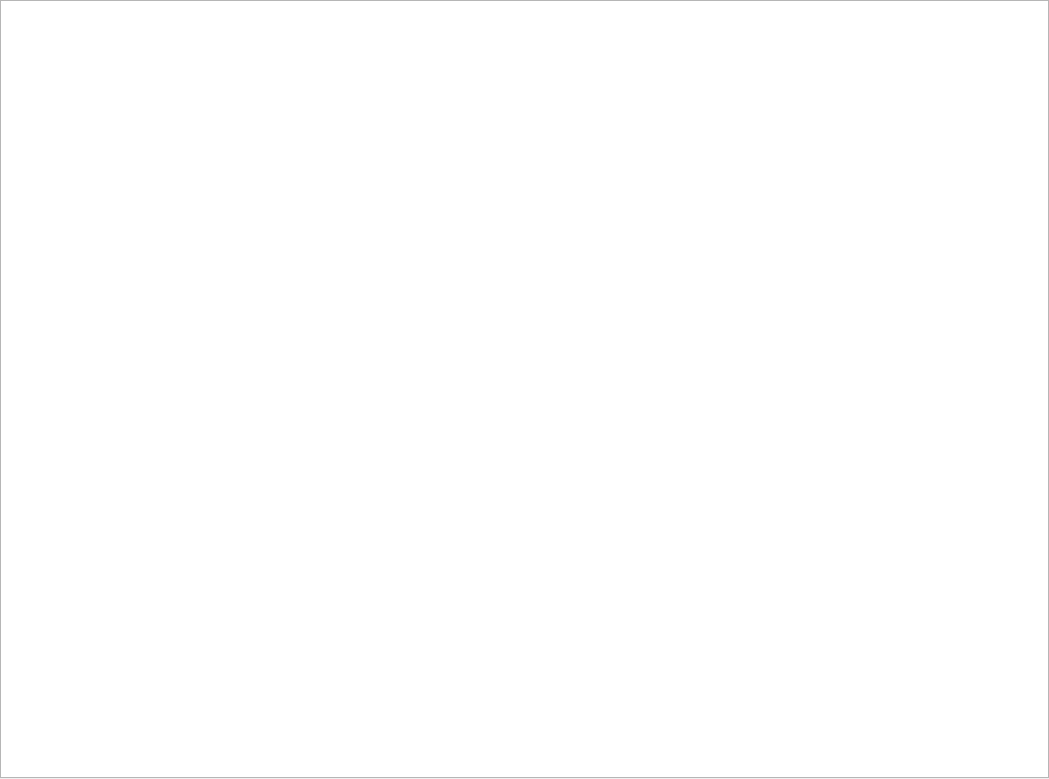
<?xml version="1.0" encoding="UTF-8"?>
<ui version="4.0">
 <class>Mainwin</class>
 <widget class="QWidget" name="Mainwin">
  <property name="geometry">
   <rect>
    <x>0</x>
    <y>0</y>
    <width>1049</width>
    <height>779</height>
   </rect>
  </property>
  <property name="sizePolicy">
   <sizepolicy hsizetype="Expanding" vsizetype="Expanding">
    <horstretch>0</horstretch>
    <verstretch>0</verstretch>
   </sizepolicy>
  </property>
  <property name="windowTitle">
   <string>Mainwin</string>
  </property>
  <property name="styleSheet">
   <string notr="true">background-color: rgb(255, 255, 255);</string>
  </property>
  <layout class="QVBoxLayout" name="mainlayout">
   <property name="sizeConstraint">
    <enum>QLayout::SetMinimumSize</enum>
   </property>
   <property name="leftMargin">
    <number>0</number>
   </property>
   <property name="topMargin">
    <number>0</number>
   </property>
   <property name="rightMargin">
    <number>0</number>
   </property>
   <property name="bottomMargin">
    <number>0</number>
   </property>
   <item>
    <widget class="QTabWidget" name="tabWidget">
     <property name="sizePolicy">
      <sizepolicy hsizetype="Expanding" vsizetype="Expanding">
       <horstretch>0</horstretch>
       <verstretch>0</verstretch>
      </sizepolicy>
     </property>
     <property name="contextMenuPolicy">
      <enum>Qt::DefaultContextMenu</enum>
     </property>
     <property name="styleSheet">
      <string notr="true">color: rgb(46, 52, 54);
background-color: rgb(255, 255, 255);</string>
     </property>
     <property name="tabShape">
      <enum>QTabWidget::Triangular</enum>
     </property>
     <property name="currentIndex">
      <number>-1</number>
     </property>
     <property name="tabsClosable">
      <bool>false</bool>
     </property>
     <property name="movable">
      <bool>false</bool>
     </property>
     <property name="tabBarAutoHide">
      <bool>false</bool>
     </property>
    </widget>
   </item>
  </layout>
 </widget>
 <layoutdefault spacing="6" margin="11"/>
 <resources/>
 <connections/>
</ui>
